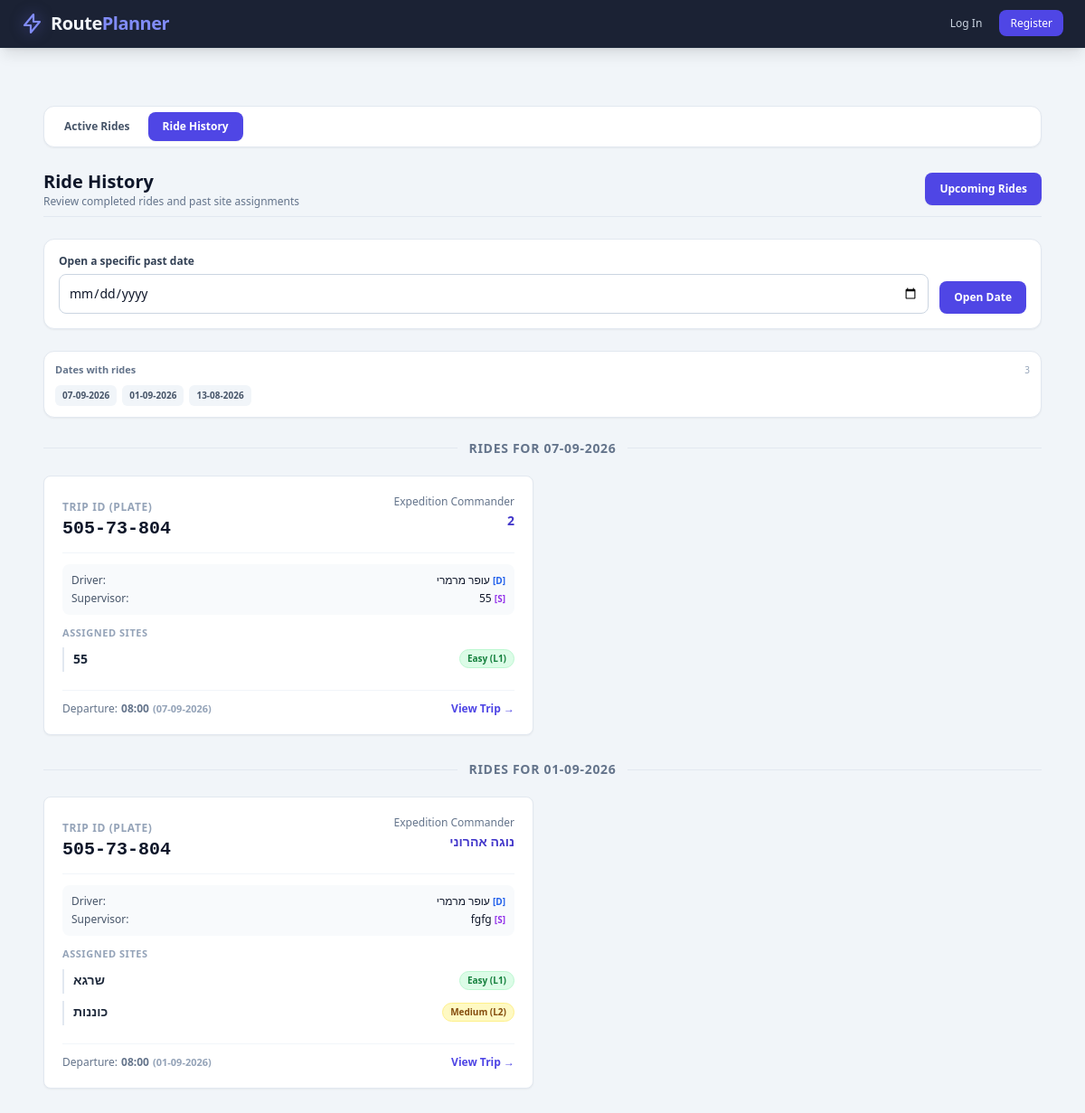
Screenshot of /trips/?view=history with the database file from the repository.
### app/models.py (models this page shows, shortened)
class Trip(db.Model):
    __tablename__ = 'trips'
    is_draft = db.Column(db.Boolean, default=False, nullable=False)
    user_id = db.Column(db.String(50), db.ForeignKey('users.id'), nullable=False)
    id = db.Column(db.Integer, primary_key=True, autoincrement=True)
    car_license_plate = db.Column(db.String(20), db.ForeignKey('cars.license_plate'), nullable=False)
    commander = db.Column(db.String(100), nullable=False)
    driver = db.Column(db.String(100), nullable=False)
    supervisor = db.Column(db.String(100), nullable=False)
    passengers = db.Column(db.Text, nullable=True)
    departure_date = db.Column(db.Date, nullable=False, default=date.today)
    departure_time = db.Column(db.String(10), nullable=False)
    est_duration = db.Column(db.Float, nullable=True)
    notes = db.Column(db.Text, nullable=True)
    created_at = db.Column(db.DateTime, default=datetime.utcnow, nullable=False)
    car = db.relationship('Car', backref=db.backref('trips', lazy=True))
    assigned_sites = db.relationship('TripSite', backref='trip', cascade="all, delete-orphan")

class TripSite(db.Model):
    __tablename__ = 'trip_sites'
    id = db.Column(db.Integer, primary_key=True, autoincrement=True)
    trip_id = db.Column(db.Integer, db.ForeignKey('trips.id'), nullable=False)
    site_name = db.Column(db.String(150), nullable=False)
    difficulty = db.Column(db.String(50), nullable=True)
    work_description = db.Column(db.Text, nullable=True)

### app/routes/trips.py (the view, shortened to what this page needs)
@trips_bp.route('/', methods=['GET'])
def list_trips():
    selected_view = request.args.get('view', 'all')
    today = date.today()
    upcoming_end = today + timedelta(days=6)
    history_start = today - timedelta(days=7)
    selected_date = None
    ride_dates = []
    if selected_view == 'drafts':
        if not current_user.is_authenticated or current_user.used_invitation_code != "NORTH-ADMIN":
            flash("Permission denied. Only admin users can view drafts.", "danger")
            return redirect(url_for('trips.list_trips', view='all'))
        rides = Trip.query.filter(
            Trip.is_draft == True
        ).order_by(Trip.departure_date.asc(), Trip.departure_time.asc()).all()
    elif selected_view == 'history':
        date_value = request.args.get('date')
        if date_value:
            try:
                selected_date = datetime.strptime(date_value, '%Y-%m-%d').date()
            except ValueError:
                flash("Invalid history date. Showing the previous seven days.", "warning")
        if selected_date:
            rides = Trip.query.filter(
                Trip.is_draft == False,
                Trip.departure_date == selected_date,
                Trip.departure_date < today
            ).order_by(Trip.departure_time.desc()).all()
        else:
            rides = Trip.query.filter(
                Trip.is_draft == False,
                Trip.departure_date >= history_start,
                Trip.departure_date < today
            ).order_by(Trip.departure_date.desc(), Trip.departure_time.desc()).all()
    elif current_user.is_authenticated:
        selected_view = 'all'
        rides = Trip.query.filter(
            Trip.is_draft == False,
            Trip.departure_date >= today,
        ).order_by(Trip.departure_date.asc(), Trip.departure_time.asc()).all()
    if selected_view == 'history':
        ride_dates = [row[0] for row in db.session.query(Trip.departure_date).filter(
            Trip.is_draft == False,
            Trip.departure_date < today
        ).distinct().order_by(Trip.departure_date.desc()).all()]
    return render_template(
        'trips.html',
        rides=rides,
        selected_view=selected_view,
        today=today,
        ride_dates=ride_dates,
        history_last_date=(today - timedelta(days=1)).isoformat(),
        calendar_date=(selected_date or (today - timedelta(days=1))).isoformat()
    )

### app/templates/trips.HTML (shortened to what this page needs)
{% extends 'base.html' %}
{% block content %}
<div id="expedition-app" class="max-w-7xl mx-auto p-4 sm:p-6">
    <div id="page-list" class="space-y-6">
          <nav class="flex items-center gap-1 overflow-x-auto bg-white dark:bg-slate-800 p-1.5 rounded-xl border border-slate-200 dark:border-slate-700 shadow-sm" aria-label="Trip views">
                <a href="{{ url_for('trips.list_trips', view='all') }}"
                    class="px-4 py-2 rounded-lg text-xs font-semibold whitespace-nowrap transition {% if selected_view == 'all' %}bg-indigo-600 text-white shadow-sm{% else %}text-slate-600 dark:text-slate-300 hover:bg-slate-100 dark:hover:bg-slate-700{% endif %}"
                    data-en="Active Rides" data-he="נסיעות פעילות">Active Rides</a>
                <a href="{{ url_for('trips.list_trips', view='history') }}"
                    class="px-4 py-2 rounded-lg text-xs font-semibold whitespace-nowrap transition {% if selected_view == 'history' %}bg-indigo-600 text-white shadow-sm{% else %}text-slate-600 dark:text-slate-300 hover:bg-slate-100 dark:hover:bg-slate-700{% endif %}"
                    data-en="Ride History" data-he="היסטוריית נסיעות">Ride History</a>
          </nav>
        <div class="flex justify-between items-center pb-2 border-b border-slate-200 dark:border-slate-700">
            <div>
            {% if selected_view == 'drafts' %}
            <h2 class="text-xl font-bold text-slate-900 dark:text-slate-100" data-en="Draft Rides" data-he="טיוטות נסיעות">Draft Rides</h2>
            <p class="text-xs text-slate-500 dark:text-slate-400" data-en="Review and manage unpublished rides" data-he="צפייה וניהול נסיעות שלא פורסמו">Review and manage unpublished rides</p>
            {% elif selected_view == 'history' %}
            <h2 class="text-xl font-bold text-slate-900 dark:text-slate-100" data-en="Ride History" data-he="היסטוריית נסיעות">Ride History</h2>
            <p class="text-xs text-slate-500 dark:text-slate-400" data-en="Review completed rides and past site assignments" data-he="צפייה בנסיעות שהסתיימו ובמשימות עבר">Review completed rides and past site assignments</p>
            {% endif %}
            </div>
            {% if selected_view == 'history' %}
            <a href="{{ url_for('trips.list_trips', view='all') }}" class="inline-flex items-center gap-2 bg-indigo-600 hover:bg-indigo-700 active:bg-indigo-800 text-white text-xs font-semibold px-4 py-2.5 rounded-lg shadow-sm transition cursor-pointer">
                <span data-en="Upcoming Rides" data-he="נסיעות קרובות">Upcoming Rides</span>
            </a>
            {% endif %}
        </div>
        {% if selected_view in ['history', 'mine'] %}
        <form action="{{ url_for('trips.list_trips') }}" method="GET" class="flex flex-col sm:flex-row sm:items-end gap-3 bg-white dark:bg-slate-800 p-4 rounded-xl border border-slate-200 dark:border-slate-700 shadow-sm">
            <div class="flex-1">
                {% if selected_view == 'history' %}
                <label for="history-date" class="block text-xs font-semibold text-slate-700 dark:text-slate-300 mb-1.5" data-en="Open a specific past date" data-he="פתח תאריך עבר מסוים">Open a specific past date</label>
                <input id="history-date" type="date" name="date" value="{{ request.args.get('date', '') }}" max="{{ history_last_date }}" class="w-full text-sm p-2.5 rounded-lg border border-slate-300 dark:border-slate-600 bg-white dark:bg-slate-900 text-slate-900 dark:text-slate-100 focus:ring-2 focus:ring-indigo-500 outline-none">
                {% endif %}
            </div>
            <button type="submit" class="px-4 py-2.5 rounded-lg bg-indigo-600 hover:bg-indigo-700 text-white text-xs font-semibold" data-en="Open Date" data-he="פתח תאריך">Open Date</button>
        </form>
        <div class="mt-3 bg-white dark:bg-slate-800 p-3 rounded-xl border border-slate-200 dark:border-slate-700 shadow-sm">
            <div class="flex items-center justify-between gap-3 mb-2">
                <p class="text-[11px] font-semibold text-slate-500 dark:text-slate-400" data-en="Dates with rides" data-he="תאריכים עם נסיעות">Dates with rides</p>
                <span class="text-[10px] text-slate-400 dark:text-slate-500">{{ ride_dates|length }}</span>
            </div>
            <div class="max-h-28 overflow-y-auto pr-1">
            <div class="flex flex-wrap gap-1.5">
                {% for ride_date in ride_dates %}
                <a href="{{ url_for('trips.list_trips', view=selected_view, date=ride_date.isoformat()) }}" class="px-2 py-1 rounded-md text-[10px] font-semibold transition {% if request.args.get('date') == ride_date.isoformat() %}bg-indigo-600 text-white{% else %}bg-slate-100 dark:bg-slate-700 text-slate-600 dark:text-slate-300 hover:bg-indigo-100 dark:hover:bg-indigo-900/50{% endif %}" title="{{ ride_date.strftime('%d-%m-%Y') }}">
                    {{ ride_date.strftime('%d-%m-%Y') }}
                </a>
                {% else %}
                <span class="text-[11px] text-slate-400 dark:text-slate-500" data-en="No other dates with rides" data-he="אין תאריכים נוספים עם נסיעות">No other dates with rides</span>
                {% endfor %}
            </div>
            </div>
        </div>
        {% endif %}
        <div class="grid grid-cols-1 sm:grid-cols-2 xl:grid-cols-3 gap-4 sm:gap-5">
            {% set date_state = namespace(value='__unset__') %}
           {% for ride in rides %}
{% set ride_date = ride.departure_date|string if ride.departure_date else 'no-date' %}
{% if ride_date != date_state.value %}
            <div class="col-span-full flex items-center gap-3 pt-2 first:pt-0">
                <div class="h-px flex-1 bg-slate-200 dark:bg-slate-700"></div>
                <h3 class="text-sm font-bold uppercase tracking-wider text-slate-500 dark:text-slate-400 whitespace-nowrap">
                    {% if ride.departure_date %}
                    <span data-en="Rides for {{ ride.departure_date.strftime('%d-%m-%Y') }}" data-he="נסיעות בתאריך {{ ride.departure_date.strftime('%d-%m-%Y') }}">Rides for {{ ride.departure_date.strftime('%d-%m-%Y') }}</span>
                    {% else %}
                    <span data-en="Date not set" data-he="תאריך לא הוגדר">Date not set</span>
                    {% endif %}
                </h3>
                <div class="h-px flex-1 bg-slate-200 dark:bg-slate-700"></div>
            </div>
{% set date_state.value = ride_date %}
{% endif %}
<div class="bg-white dark:bg-slate-800 rounded-lg shadow-sm border border-slate-200 dark:border-slate-700 p-4 sm:p-5 hover:shadow-md transition flex flex-col justify-between">
    <div>
        <div class="flex flex-col gap-2 sm:flex-row sm:justify-between sm:items-start mb-3 pb-3 border-b border-slate-100 dark:border-slate-700">
            <div>
                <span class="text-xs font-semibold uppercase tracking-wider text-slate-400" data-en="Trip ID (Plate)" data-he="זיהוי נסיעה">Trip ID (Plate)</span>
                <h3 class="font-bold text-xl text-slate-900 dark:text-slate-100 font-mono">{{ ride.car_license_plate }}</h3>
            </div>
            <div class="text-left sm:text-right">
                <span class="text-xs text-slate-500 dark:text-slate-400 block" data-en="Expedition Commander" data-he="מפקד משלח">Expedition Commander</span>
                <span class="font-semibold text-sm text-indigo-700 dark:text-indigo-300">{{ ride.commander or 'N/A' }}</span>
            </div>
        </div>
        <div class="space-y-1 text-xs text-slate-600 dark:text-slate-300 mb-3 bg-slate-50 dark:bg-slate-900/60 p-2.5 rounded-lg">
            <div class="flex flex-wrap items-center justify-between gap-x-3 gap-y-1">
                <span data-en="Driver:" data-he="נהג:">Driver:</span>
                <span class="font-medium text-slate-900 dark:text-slate-100">{{ ride.driver or 'N/A' }} <span class="text-[10px] text-blue-600 dark:text-blue-400 font-bold">[D]</span></span>
            </div>
            <div class="flex flex-wrap items-center justify-between gap-x-3 gap-y-1">
                <span data-en="Supervisor:" data-he="מפקד משימה:">Supervisor:</span>
                <span class="font-medium text-slate-900 dark:text-slate-100">{{ ride.supervisor or 'N/A' }} <span class="text-[10px] text-purple-600 dark:text-purple-400 font-bold">[S]</span></span>
            </div>
        </div>
<div class="space-y-2 mb-3">
    <p class="text-[11px] font-bold text-slate-400 dark:text-slate-500 uppercase tracking-wider" data-en="Assigned Sites" data-he="אתרים מתוכננים">Assigned Sites</p>
    {% if ride.assigned_sites %}
        {% for site in ride.assigned_sites %}
        {% set level = site.difficulty | lower if site.difficulty else '' %}
        {% if 'l4' in level or 'hard' in level %}
            {% set badge_cls = 'bg-orange-100 text-orange-800 border-orange-200' %}
        {% elif 'l3' in level or 'high' in level %}
            {% set badge_cls = 'bg-amber-100 text-amber-800 border-amber-200' %}
        {% elif 'l2' in level or 'medium' in level %}
            {% set badge_cls = 'bg-yellow-100 text-yellow-800 border-yellow-200' %}
        {% elif 'l1' in level or 'easy' in level %}
            {% set badge_cls = 'bg-green-100 text-green-700 border-green-200' %}
        {% else %}
            {% set badge_cls = 'bg-slate-100 text-slate-700 border-slate-200' %}
        {% endif %}
        <div class="border-l-2 border-slate-200 dark:border-slate-700 pl-2.5 py-0.5">
            <div class="flex flex-wrap justify-between items-center gap-2 mb-0.5">
                <h4 class="font-bold text-sm text-slate-800 dark:text-slate-100 break-words">{{ site.site_name }}</h4>
                <span class="{{ badge_cls }} border text-[10px] px-2 py-0.5 rounded-full font-semibold">
                    {{ site.difficulty or 'Standard' }}
                </span>
            </div>
        </div>
        {% endfor %}
    {% else %}
        <p class="text-xs text-slate-400 dark:text-slate-500 italic" data-en="No specific sites assigned." data-he="לא הוגדרו אתרים ספציפיים.">No specific sites assigned.</p>
    {% endif %}
</div>
    </div>
    <div class="border-t border-slate-100 dark:border-slate-700 pt-3 flex flex-col sm:flex-row sm:justify-between sm:items-center gap-2 text-xs mt-2">
        <div class="text-slate-500 dark:text-slate-400 flex flex-wrap items-center gap-x-1 gap-y-0.5">
            <span data-en="Departure: " data-he="יציאה: ">Departure: </span><strong>{{ ride.departure_time or 'N/A' }}</strong>
            {% if ride.departure_date %}
                <span class="text-[11px] text-slate-400 dark:text-slate-500"><strong>({{ ride.departure_date.strftime('%d-%m-%Y') }})</strong></span>
            {% endif %}
        </div>
        <div class="flex flex-wrap items-center gap-x-3 gap-y-1">
            <a href="{{ url_for('trips.view_trip', trip_id=ride.id) }}" class="text-indigo-600 dark:text-indigo-400 hover:text-indigo-800 dark:hover:text-indigo-300 font-semibold" data-en="View Trip &rarr;" data-he="הצג נסיעה &rarr;">View Trip &rarr;</a>
        </div>
    </div>
</div>
{% endfor %}
        </div>
    </div>
</div>
{% endblock %}

### rows the page displays
Trip: departure_date "07-09-2026", car_license_plate "505-73-804", commander "2", driver "עופר מרמרי", supervisor "55", departure_time "08:00"
TripSite: site_name "55", difficulty "Easy (L1)"
Trip: departure_date "01-09-2026", car_license_plate "505-73-804", commander "נוגה אהרוני", driver "עופר מרמרי", supervisor "fgfg", departure_time "08:00"
TripSite: site_name "שרגא", difficulty "Easy (L1)"
TripSite: site_name "כוננות", difficulty "Medium (L2)"

### other values shown
{{ ride_dates|length }} "3"
{{ ride_date.strftime('%d-%m-%Y') }} "07-09-2026" "01-09-2026" "13-08-2026"
